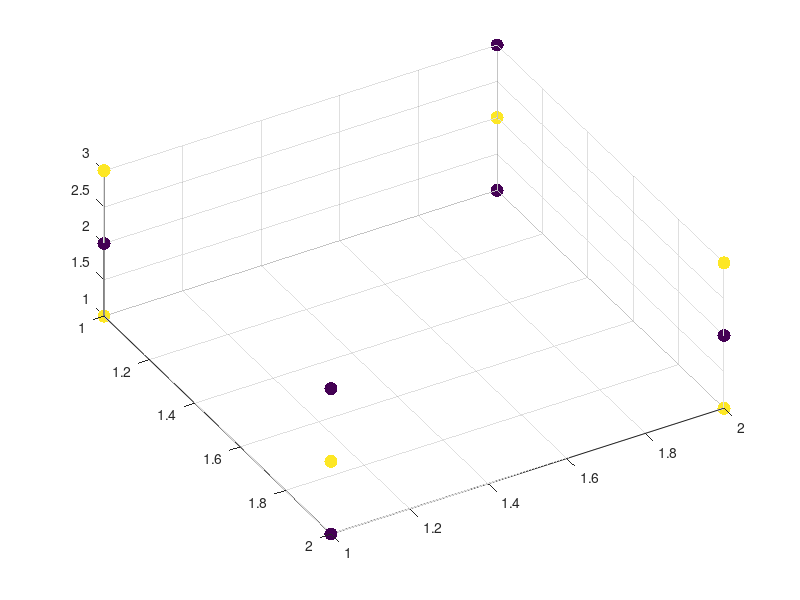

Write the MATLAB code that produced this figure.
%% pairwise distributions associated to three-cycle graph

%
% probabilities of pairwise binary states
% correspond to ostensible marginals
% of p(x_1,x_2,x_3) for global state
% X = (x_1,x_2,x_3) in {0,1}^3
%
% [p(00) p(01)
%  p(10) p(11)]
%

% 1--2 marginal
m(:,:,3) = [0.4 0.1;
            0.1 0.4];

% 2--3 marginal
m(:,:,1) = [0.4 0.1;
            0.1 0.4];

% 1--3 marginal
m(:,:,2) = [0.1 0.4;
            0.4 0.1];

[x,y,z]=meshgrid(1:2,1:2,1:3);
scatter3(x(:),y(:),z(:),90,m(:),'filled');
view(gca,60,60);
%slice(x,y,z,m,[1 2],[1 2],[1 2 3]);
%isosurface(x,y,z,m,0.1)
%isosurface(x,y,z,m,0.4)

%% joint distribution

%
% p(x_1,x_2,x_3,x_4)
% for global state
% X = (x_1,x_2,x_3,x_4) in {1,2,3}^4
%

% distribution of control
% random variable x_4
% over each controlled
% random variable (x_1,x_2,x_3)
ph = [1/3 1/3 1/3];

dims = [3 3 3 3];
A = zeros(dims);

A( 3 , 1:2, 1:2, 1) = m(:,:,1)*ph(1);
A(1:2,  3,  1:2, 2) = m(:,:,2)*ph(2);
A(1:2, 1:2,  3 , 3) = m(:,:,3)*ph(3);

fprintf('\njoint distribution p(x_1,x_2,x_3,x_4)\n')
fprintf('------------------------------\n')

fprintf('x1x2x3x4 \t probability (including zeros)\n\n')
for i = 1:dims(1)
    for j = 1:dims(2)
        for k = 1:dims(3)
            for l = 1:dims(4)
                fprintf('  %d%d%d%d \t\t %f\n',i,j,k,l,A(i,j,k,l))
            end
        end
    end
end

fprintf(['------------------------------\n\n'...
         '------------------------------\n'])

fprintf('x1x2x3x4 \t probability (non-zeros only)\n\n')
for i = 1:dims(1)
    for j = 1:dims(2)
        for k = 1:dims(3)
            for l = 1:dims(4)
                if A(i,j,k,l)~=0
                    fprintf('  %d%d%d%d \t\t %f\n',i,j,k,l,A(i,j,k,l))
                end
            end
        end
    end
end

fprintf('------------------------------\n\n\n')

%% conditional distributions

disp('conditional distributions')
fprintf('------------------------------\n')

% 1--2 conditioned on x_3=3, x_4=3
% p(x_1,x_2 | x_3=3, x_4=3) = p(x_1,x_2,x_3=3,x_4=3)/p(x_3=3,x_4=3)
p12 = A(:,:,3,3)./sum(sum(A(:,:,3,3)));
disp('1--2 conditioned on x_3=3, x_4=3')
disp(p12)

% 2--3 conditioned on x_1=3, x_4=1
% p(x_2,x_3 | x_1=3, x_4=1) = p(x_1=3,x_2,x_3,x_4=1)/p(x_1=3,x_4=1)
p23 = reshape(A(3,:,:,1),3,3)./sum(sum(A(3,:,:,1)));
disp('2--3 conditioned on x_1=3, x_4=1')
disp(p23)

% 1--3 conditioned on x_2=3, x_4=2
% p(x_1,x_3 | x_2=3, x_4=2) = p(x_1,x_2=3,x_3,x_4=2)/p(x_2=3,x_4=2)
p13 = reshape(A(:,3,:,2),3,3)./sum(sum(A(:,3,:,2)));
disp('1--3 conditioned on x_2=3, x_4=2')
disp(p13)

fprintf('------------------------------\n')